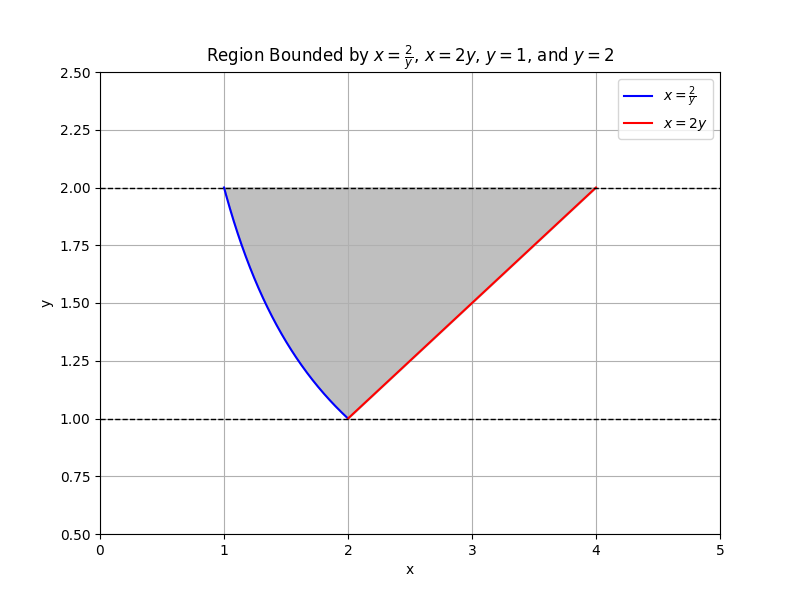

Recreate this plot in Python.
import matplotlib.pyplot as plt
import numpy as np

# Define y values
y = np.linspace(1, 2, 400)

# Define x = 2/y and x = 2y
x1 = 2 / y
x2 = 2 * y

# Create the plot
plt.figure(figsize=(8, 6))
plt.plot(x1, y, label=r"$x = \frac{2}{y}$", color='blue')
plt.plot(x2, y, label=r"$x = 2y$", color='red')

# Fill the region between the curves
plt.fill_betweenx(y, x1, x2, where=(x2 > x1), color='gray', alpha=0.5)

# Draw lines for y = 1 and y = 2
plt.axhline(y=1, color='black', linestyle='--', linewidth=1)
plt.axhline(y=2, color='black', linestyle='--', linewidth=1)

# Labels and title
plt.xlabel("x")
plt.ylabel("y")
plt.title("Region Bounded by $x=\\frac{2}{y}$, $x=2y$, $y=1$, and $y=2$")
plt.legend()
plt.grid(True)
plt.xlim(0, 5)
plt.ylim(0.5, 2.5)
plt.gca().set_aspect('auto')

plt.show()
